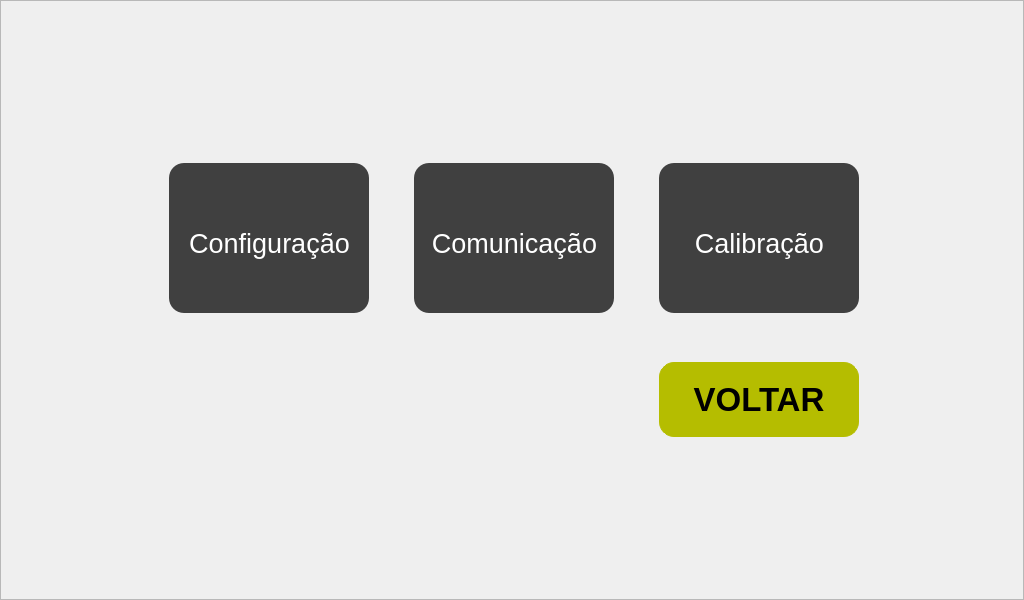
    <widget class="QFrame" name="menu">
     <property name="geometry">
      <rect>
       <x>0</x>
       <y>0</y>
       <width>1024</width>
       <height>600</height>
      </rect>
     </property>
     <property name="styleSheet">
      <string notr="true">QFrame {
	background-image: url(:/main/bg_larger.png);
};</string>
     </property>
     <property name="frameShape">
      <enum>QFrame::StyledPanel</enum>
     </property>
     <property name="frameShadow">
      <enum>QFrame::Raised</enum>
     </property>
     <widget class="QWidget" name="gridLayoutWidget_7">
      <property name="geometry">
       <rect>
        <x>130</x>
        <y>120</y>
        <width>771</width>
        <height>361</height>
       </rect>
      </property>
      <layout class="QGridLayout" name="gridLayout_9">
       <item row="0" column="2">
        <widget class="QFrame" name="frame_5">
         <property name="minimumSize">
          <size>
           <width>200</width>
           <height>150</height>
          </size>
         </property>
         <property name="maximumSize">
          <size>
           <width>200</width>
           <height>150</height>
          </size>
         </property>
         <property name="styleSheet">
          <string notr="true">background: #404040;
border-radius: 15px;</string>
         </property>
         <property name="frameShape">
          <enum>QFrame::StyledPanel</enum>
         </property>
         <property name="frameShadow">
          <enum>QFrame::Raised</enum>
         </property>
         <widget class="QToolButton" name="menu_calib_button">
          <property name="geometry">
           <rect>
            <x>0</x>
            <y>30</y>
            <width>201</width>
            <height>101</height>
           </rect>
          </property>
          <property name="maximumSize">
           <size>
            <width>16777215</width>
            <height>16777215</height>
           </size>
          </property>
          <property name="font">
           <font>
            <pointsize>20</pointsize>
            <weight>50</weight>
            <bold>false</bold>
           </font>
          </property>
          <property name="styleSheet">
           <string notr="true">color: rgb(255, 255, 255);</string>
          </property>
          <property name="text">
           <string>Calibração</string>
          </property>
          <property name="icon">
           <iconset resource="resources/src.qrc">
            <normaloff>:/main/calib.png</normaloff>:/main/calib.png</iconset>
          </property>
          <property name="iconSize">
           <size>
            <width>60</width>
            <height>60</height>
           </size>
          </property>
          <property name="toolButtonStyle">
           <enum>Qt::ToolButtonTextUnderIcon</enum>
          </property>
         </widget>
        </widget>
       </item>
       <item row="0" column="1">
        <widget class="QFrame" name="frame_4">
         <property name="minimumSize">
          <size>
           <width>200</width>
           <height>150</height>
          </size>
         </property>
         <property name="maximumSize">
          <size>
           <width>200</width>
           <height>150</height>
          </size>
         </property>
         <property name="styleSheet">
          <string notr="true">background: #404040;
border-radius: 15px;</string>
         </property>
         <property name="frameShape">
          <enum>QFrame::StyledPanel</enum>
         </property>
         <property name="frameShadow">
          <enum>QFrame::Raised</enum>
         </property>
         <widget class="QToolButton" name="menu_com_button">
          <property name="geometry">
           <rect>
            <x>0</x>
            <y>30</y>
            <width>201</width>
            <height>101</height>
           </rect>
          </property>
          <property name="maximumSize">
           <size>
            <width>16777215</width>
            <height>16777215</height>
           </size>
          </property>
          <property name="font">
           <font>
            <pointsize>20</pointsize>
            <weight>50</weight>
            <bold>false</bold>
           </font>
          </property>
          <property name="styleSheet">
           <string notr="true">color: rgb(255, 255, 255);</string>
          </property>
          <property name="text">
           <string>Comunicação</string>
          </property>
          <property name="icon">
           <iconset resource="resources/src.qrc">
            <normaloff>:/main/comunicacao.png</normaloff>:/main/comunicacao.png</iconset>
          </property>
          <property name="iconSize">
           <size>
            <width>60</width>
            <height>60</height>
           </size>
          </property>
          <property name="toolButtonStyle">
           <enum>Qt::ToolButtonTextUnderIcon</enum>
          </property>
         </widget>
        </widget>
       </item>
       <item row="0" column="0">
        <widget class="QFrame" name="frame_3">
         <property name="minimumSize">
          <size>
           <width>200</width>
           <height>150</height>
          </size>
         </property>
         <property name="maximumSize">
          <size>
           <width>200</width>
           <height>150</height>
          </size>
         </property>
         <property name="styleSheet">
          <string notr="true">background: #404040;
border-radius: 15px;</string>
         </property>
         <property name="frameShape">
          <enum>QFrame::StyledPanel</enum>
         </property>
         <property name="frameShadow">
          <enum>QFrame::Raised</enum>
         </property>
         <widget class="QToolButton" name="menu_config_button">
          <property name="geometry">
           <rect>
            <x>0</x>
            <y>30</y>
            <width>201</width>
            <height>101</height>
           </rect>
          </property>
          <property name="maximumSize">
           <size>
            <width>16777215</width>
            <height>16777215</height>
           </size>
          </property>
          <property name="font">
           <font>
            <pointsize>20</pointsize>
            <weight>50</weight>
            <bold>false</bold>
           </font>
          </property>
          <property name="styleSheet">
           <string notr="true">color: rgb(255, 255, 255);</string>
          </property>
          <property name="text">
           <string>Configuração</string>
          </property>
          <property name="icon">
           <iconset resource="resources/src.qrc">
            <normaloff>:/main/config.png</normaloff>:/main/config.png</iconset>
          </property>
          <property name="iconSize">
           <size>
            <width>60</width>
            <height>60</height>
           </size>
          </property>
          <property name="toolButtonStyle">
           <enum>Qt::ToolButtonTextUnderIcon</enum>
          </property>
         </widget>
        </widget>
       </item>
       <item row="1" column="2">
        <widget class="QPushButton" name="main_home_button">
         <property name="enabled">
          <bool>true</bool>
         </property>
         <property name="minimumSize">
          <size>
           <width>0</width>
           <height>75</height>
          </size>
         </property>
         <property name="maximumSize">
          <size>
           <width>200</width>
           <height>75</height>
          </size>
         </property>
         <property name="font">
          <font>
           <pointsize>25</pointsize>
           <weight>75</weight>
           <bold>true</bold>
          </font>
         </property>
         <property name="styleSheet">
          <string notr="true">background-color: #B5BD00;
color: rgb(0,0,0);
border: 1px solid #B5BD00;
border-radius: 15px;</string>
         </property>
         <property name="text">
          <string>VOLTAR</string>
         </property>
         <property name="iconSize">
          <size>
           <width>25</width>
           <height>25</height>
          </size>
         </property>
        </widget>
       </item>
      </layout>
     </widget>
    </widget>
